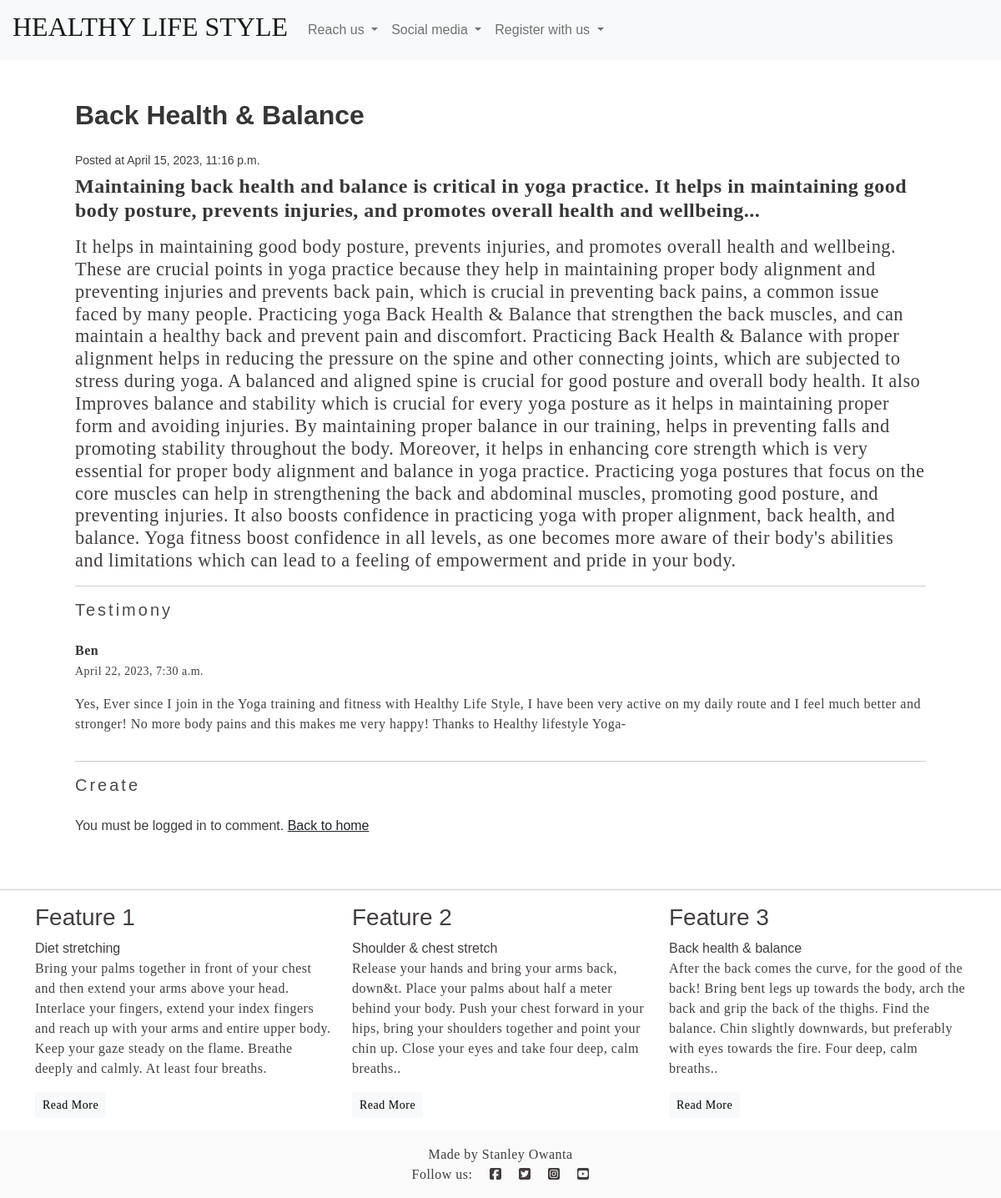
The app's page /-Balance-/ with its own data.
### yogapp/models.py (models this page shows, shortened)
class Post(models.Model):
    title = models.CharField(max_length=255)
    author = models.ForeignKey(User, on_delete=models.CASCADE)
    slug = models.SlugField()
    intro = models.TextField()
    body = models.TextField()
    created_on = models.DateTimeField(auto_now_add=True)
    class Meta:
        ordering = ["-created_on"]

class Comment(models.Model):
    author = models.ForeignKey(User, on_delete=models.CASCADE, default='')
    post = models.ForeignKey(
        Post, related_name='comments', on_delete=models.CASCADE)
    name = models.CharField(max_length=255)
    email = models.EmailField()
    body = models.TextField()
    created_on = models.DateTimeField(auto_now_add=True)
    class Meta:
        ordering = ["-created_on"]

### yogapp/views.py (the view)
# urls.py: path('<slug:slug>/', views.post_detail, name='post_detail'),
def post_detail(request, slug):
    post = Post.objects.get(slug=slug)
    if request.method == 'POST':
        form = CommentForm(request.POST)
        if form.is_valid():
            comment = form.save(commit=False)
            comment.post = post
            comment.author = request.user
            comment.save()
            messages.success(request, 'Comment created successfully')
            return redirect('post_detail', slug=post.slug)
        else:
            messages.error(request, 'Error creating comment')
    else:
        form = CommentForm()
    return render(
        request,
        'blog/post_detail.html',
        {'post': post, 'form': form}
    )

### yogapp/templates/blog/post_detail.html (shortened to what this page needs)
{% extends 'base.html' %}
{% block content %}
<h3 class="title">{{ post.title }}</h3>
<small>Posted at {{ post.created_on }}</small>
<h4>
    <p><strong>{{ post.intro }}</strong></p>
</h4>
<h5>
    <p>{{ post.body }}</p>
</h5>
<hr>
<h4 class="subtitle">Testimony</h4>
{% for comment in post.comments.all %}
<article class="media">
    <div class="media-content">
        <div class="content">
            <p><strong>{{ comment.name }}</strong>
                <br><small>{{ comment.created_on }}</small>
            </p>
            <p>{{ comment.body }}</p>
        </div>
    </div>
</article>
{% empty %}
<div class="notification">
    <p>No comments yet!</p>
</div>
{% endfor %}
<hr>
<h4 class="subtitle">Create</h4>
{% if request.user.is_authenticated %}
<form method="post" action="{% url 'post_detail' post.slug %}">
    {% csrf_token %}
    {{ form.as_p }}
    <button class="button is-success w-100 my-3" type="submit">Submit</button>
</form>
{% else %}
You must be logged in to comment.
{% endif %}
<a class="text-dark" href="{% url 'frontpage' %}"> Back to home</a>
{% endblock %}

### static/css/style.css (style rules this page uses)
body { background-color: #f8f8f808; color: #423e3e; font-family: sans-serif, sans-serif; }
h4 { margin-top: 5px; letter-spacing: 3px; }
h5 { font-family: serif, sans-serif; font-size: 140%; margin-top: 1px; }
p { font-family: serif, sans-serif; letter-spacing: 0.5px; }

### records on screen
Post: title "Back Health & Balance", created_on "April 15, 2023, 11:16 p.m.", intro "Maintaining back health and balance is critical in yoga practice. It helps in maintaining good body posture, prevents injuries, and promotes overall health and wellbeing...", body "It helps in maintaining good body posture, prevents injuries, and promotes overall health and wellbeing. These are crucial points in yoga practice because they help in maintaining proper body alignment and preventing injuries and prevents back pain, which is crucial in preventing back pains, a common issue faced by many people. Practicing yoga Back Health & Balance that strengthen the back muscles, and can maintain a healthy back and prevent pain and discomfort. Practicing Back Health & Balance with proper alignment helps in reducing the pressure on the spine and other connecting joints, which are subjected to stress during yoga. A balanced and aligned spine is crucial for good posture and…"
Comment: name "Ben", created_on "April 22, 2023, 7:30 a.m.", body "Yes, Ever since I join in the Yoga training and fitness with Healthy Life Style, I have been very active on my daily route and I feel much better and stronger! No more body pains and this makes me very happy! Thanks to Healthy lifestyle Yoga-"
